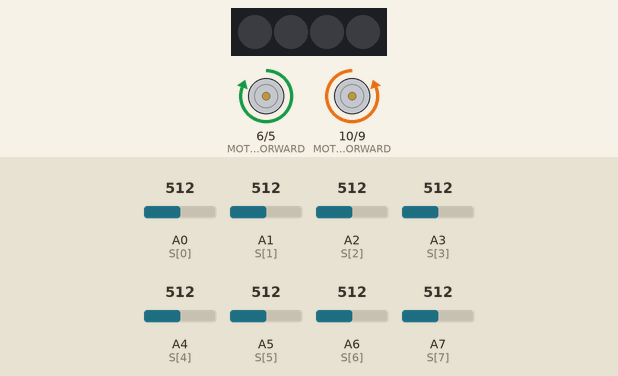
Simulated run of this sketch. Board: Arduino Nano, built with avr-gcc and run on an emulated ATmega328P. Shown: 4 RGB LEDs in strip order, left to right, motor-driver pin pairs drawn as motors (green arrow = first pin HIGH = forward, orange = second pin HIGH = backward, longer = more drive). The test bench sets the inputs (shaded band); at power-on: A3 (S[3]) = 512, A0 (S[0]) = 512, A5 (S[5]) = 512, A1 (S[1]) = 512, A2 (S[2]) = 512, A4 (S[4]) = 512, A6 (S[6]) = 512, A7 (S[7]) = 512.

Above: at 1.2 s.
1.3 s: A3 (S[3]) set to 693
2.8 s: A3 (S[3]) set to 714
At 3.7 s:
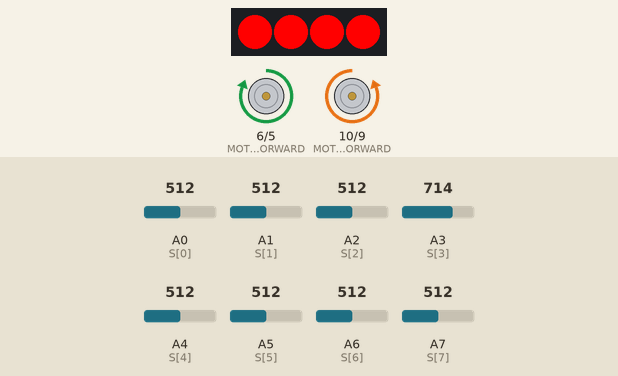
4.3 s: A0 (S[0]) set to 685
At 5.1 s:
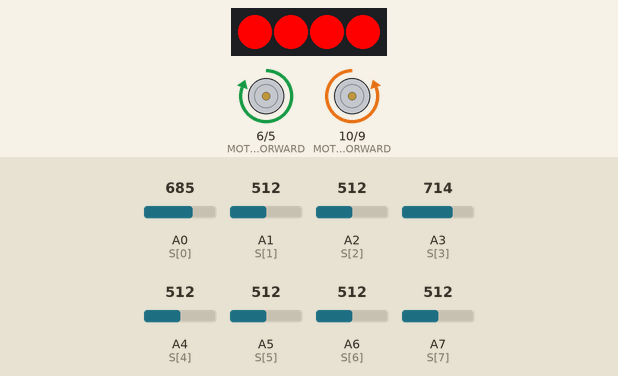
5.8 s: A0 (S[0]) set to 718
At 6.33 s:
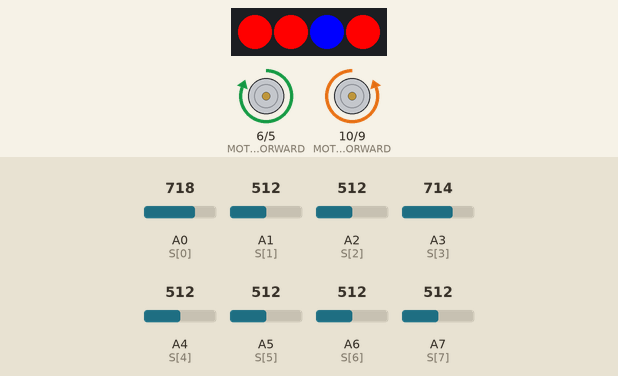
8.8 s: A5 (S[5]) set to 716
11.8 s: A0 (S[0]) set to 306
At 12.7 s:
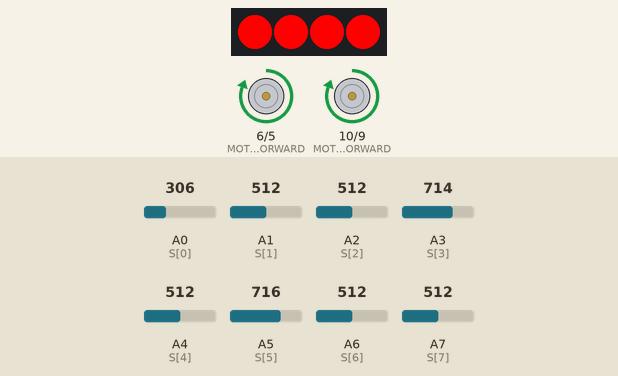
Timing chart, 0 to 14.4 s (numbered marks = the images above; inputs shaded):
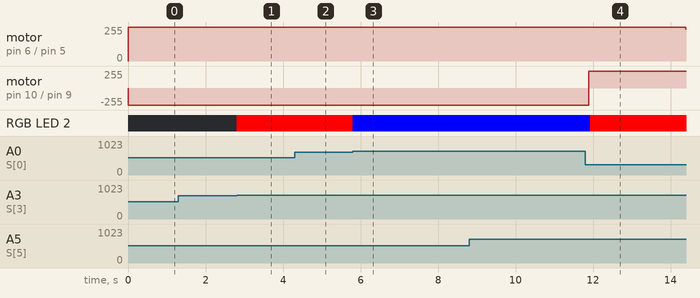

Measured:
- the behaviour switches between 700 and 701 on A3 (S[3]) (found by bisection; images 0 and 1)
- the behaviour switches between 700 and 701 on A0 (S[0]) (found by bisection; images 2 and 3)
- after the input at 1.3 s, every drawn part: stays the same
- after the input at 2.8 s, RGB LED 2: off → RGB(255, 0, 0) at once
- after the input at 4.3 s, motor on pin 10 (MOTOR_RIGHT_FORWARD) / pin 9 (MOTOR_RIGHT_BACKWARD): stays backward 255/255 (without the input it goes to forward 225/255 after 1.3 s)
- after the input at 5.8 s, motor on pin 10 (MOTOR_RIGHT_FORWARD) / pin 9 (MOTOR_RIGHT_BACKWARD): stays backward 255/255 (without the input it goes to forward 225/255 after 1.3 s); RGB LED 2: RGB(255, 0, 0) → RGB(0, 0, 255) at once
- after the input at 11.8 s, motor on pin 6 (MOTOR_LEFT_FORWARD) / pin 5 (MOTOR_LEFT_BACKWARD): forward 255/255 → forward 240/255 after 2.6 s; motor on pin 10 (MOTOR_RIGHT_FORWARD) / pin 9 (MOTOR_RIGHT_BACKWARD): backward 255/255 → forward 255/255 after 0.09 s; RGB LED 2: RGB(0, 0, 255) → RGB(255, 0, 0) after 0.13 s

The sketch:

Movements_not_fixed.ino
```cpp
#include <Adafruit_NeoPixel.h>

//===================== NEOPIXELS =====================//
#define WHITE           255, 255, 255
#define RED             0  , 255, 0
#define GREEN           255, 0  , 0
#define BLUE            0  , 0  , 255
#define LIGHT_GREEN     255, 155, 0
#define YELLOW          255, 255, 0
#define CALIBRATE       0  , 200, 190
#define OFF             0  , 0  , 0
#define NEOPIN_INPUT    7
#define NEO_PIXNUMBER   4

Adafruit_NeoPixel strip_NI(NEO_PIXNUMBER, NEOPIN_INPUT, NEO_GRB + NEO_KHZ800);

//=============== ANALOG LINE SENSORS ===============//
#define AVERAGE       700
#define SENSORS       8
int     S[SENSORS] =  {A0, A1, A2, A3, A4, A5, A6, A7};
bool    chooseLeft =  false;
bool    calibrated =  false;
int     IR[SENSORS];
int     objDistance = 0;

void readSensors()
{
    // IR[0] = leftmost, IR[7] = rightmost
    for (int i = 0; i < SENSORS; i++)
    {
        IR[i] = analogRead(S[i]);
    }
}

//===================== CALIBRATION =====================//


//===================== ROTATION SENSORS =====================//
#define     ROTOR_RIGHT             2
#define     ROTOR_LEFT              3
#define     PULSES_PER_90DEG_LEFT   40
#define     PULSES_PER_90DEG_RIGHT  38
int         rightCount  =           0;
int         leftCount   =           0;

void rightPulse()
{
    rightCount++;
}

void leftPulse()
{
    leftCount++;
}

//===================== MOTORS =====================//
#define MOTOR_LEFT_FORWARD    6 // connected to A1
#define MOTOR_RIGHT_FORWARD   10 // connected to B2
#define MOTOR_LEFT_BACKWARD   5 // connected to A2
#define MOTOR_RIGHT_BACKWARD  9 // connected to B1

void slightLeft()
{
    analogWrite(MOTOR_LEFT_FORWARD, 240);
    analogWrite(MOTOR_RIGHT_FORWARD, 255);
    analogWrite(MOTOR_LEFT_BACKWARD, 0);
    analogWrite(MOTOR_RIGHT_BACKWARD, 0);
}

void slightRight()
{
    analogWrite(MOTOR_LEFT_FORWARD, 255);
    analogWrite(MOTOR_RIGHT_FORWARD, 225);
    analogWrite(MOTOR_LEFT_BACKWARD, 0);
    analogWrite(MOTOR_RIGHT_BACKWARD, 0);
}

void turnRight()
{
    chooseLeft =  false;
    analogWrite(MOTOR_LEFT_FORWARD, 255);
    analogWrite(MOTOR_RIGHT_FORWARD, 0);
    analogWrite(MOTOR_LEFT_BACKWARD, 0);
    analogWrite(MOTOR_RIGHT_BACKWARD, 255);
    signalRight();

}

void turnLeft()
{
    chooseLeft = true;
    analogWrite(MOTOR_LEFT_FORWARD, 0);
    analogWrite(MOTOR_RIGHT_FORWARD, 255);
    analogWrite(MOTOR_LEFT_BACKWARD, 255);
    analogWrite(MOTOR_RIGHT_BACKWARD, 0);
    signalLeft();
}

void turnAround()
{
    if (chooseLeft)
    {
        analogWrite(MOTOR_LEFT_FORWARD, 0);
        analogWrite(MOTOR_RIGHT_FORWARD, 255);
        analogWrite(MOTOR_LEFT_BACKWARD, 255);
        analogWrite(MOTOR_RIGHT_BACKWARD, 0);
    }

    else
    {
        analogWrite(MOTOR_LEFT_FORWARD, 255);
        analogWrite(MOTOR_RIGHT_FORWARD, 0);
        analogWrite(MOTOR_LEFT_BACKWARD, 0);
        analogWrite(MOTOR_RIGHT_BACKWARD, 255);
    }
}

void stopMotors()
{
    analogWrite(MOTOR_LEFT_FORWARD, 0);
    analogWrite(MOTOR_RIGHT_FORWARD, 0);
    analogWrite(MOTOR_LEFT_BACKWARD, 0);
    analogWrite(MOTOR_RIGHT_BACKWARD, 0);
}

void adjustPath()
{
    if ((IR[2] > AVERAGE || IR[3] > AVERAGE) && IR[5] < AVERAGE)
    {
        slightRight();

    }

    else if ((IR[5] > AVERAGE || IR[4] > AVERAGE) && IR[2] < AVERAGE)
    {
        slightLeft();
    }
}

void moveForward()
{
    analogWrite(MOTOR_LEFT_FORWARD, 255); //249
    analogWrite(MOTOR_RIGHT_FORWARD, 255);
    analogWrite(MOTOR_LEFT_BACKWARD, 0);
    analogWrite(MOTOR_RIGHT_BACKWARD, 0);
    signalForward();

}

void moveCalibrate()
{
    analogWrite(MOTOR_LEFT_FORWARD, 210);
    analogWrite(MOTOR_RIGHT_FORWARD, 204);
    analogWrite(MOTOR_LEFT_BACKWARD, 0);
    analogWrite(MOTOR_RIGHT_BACKWARD, 0);
    signalCalibrate();
}

//===================== GENERIC STUFF =====================//
void setup()
{
    pinMode(MOTOR_LEFT_FORWARD, OUTPUT);
    pinMode(MOTOR_RIGHT_FORWARD, OUTPUT);
    pinMode(MOTOR_LEFT_BACKWARD, OUTPUT);
    pinMode(MOTOR_RIGHT_BACKWARD, OUTPUT);
    pinMode(ROTOR_RIGHT, INPUT);
    pinMode(ROTOR_LEFT, INPUT);

    for (int i = 0; i < SENSORS; i++)
    {
        pinMode(S[i], INPUT);
    }

    Serial.begin(9600);
}

void loop() {
    readSensors();

    if (IR[0] > AVERAGE && IR[1] > AVERAGE && IR[6] > AVERAGE && IR[7] > AVERAGE)
    {
        turnRight();
        delay(150);
    }

    else if (IR[0] > AVERAGE || IR[1] > AVERAGE)
    {
        turnRight();
        delay(150);
    }

    else if ((IR[1] < AVERAGE) && (IR[3] > AVERAGE || IR[4] > AVERAGE) && (IR[6] < AVERAGE))
    {
        moveForward();
        adjustPath();
    }

    else if ((IR[7] > AVERAGE || IR[6] > AVERAGE) && IR[0] < AVERAGE)
    {
        chooseLeft = true;
        if (IR[0] < AVERAGE && IR[2] < AVERAGE && IR[4] < AVERAGE && IR[6] < AVERAGE)
        {
            turnLeft();
        }
    }

    else if (IR[0] < AVERAGE && IR[1] < AVERAGE && IR[2] < AVERAGE && IR[3] < AVERAGE && IR[4] < AVERAGE && IR[5] < AVERAGE && IR[6] < AVERAGE && IR[7] < AVERAGE)
    {
        turnAround();
    }

    readSensors();
    adjustPath();
}
```

functions.ino
```cpp
void signalForward()
{
    strip_NI.begin();
    for (int j = 0; j < NEO_PIXNUMBER; j++)
    {
        strip_NI.setPixelColor(j, strip_NI.Color(GREEN));
    }
    strip_NI.show();
}

void signalWaiting()
{
    strip_NI.begin();
    for (int j = 0; j < NEO_PIXNUMBER; j++)
    {
        strip_NI.setPixelColor(j, strip_NI.Color(WHITE));
    }
    strip_NI.show();
}

void signalOff()
{
    strip_NI.begin();
    for (int j = 0; j < NEO_PIXNUMBER; j++)
    {
        strip_NI.setPixelColor(j, strip_NI.Color(OFF));
    }
    strip_NI.show();
}

void signalStop()
{
    strip_NI.begin();
    for (int j = 0; j < NEO_PIXNUMBER; j++)
    {
        strip_NI.setPixelColor(j, strip_NI.Color(RED));
    }
    strip_NI.show();
}

void signalCalibrate()
{
    strip_NI.begin();
    for (int j = 0; j < NEO_PIXNUMBER; j++)
    {
        strip_NI.setPixelColor(j, strip_NI.Color(CALIBRATE));
    }
    strip_NI.show();
}

void signalCalibrationBegin()
{
    strip_NI.begin();
    for (int j = 0; j < NEO_PIXNUMBER; j++)
    {
        strip_NI.setPixelColor(j, strip_NI.Color(OFF));
    }
    strip_NI.show();
    strip_NI.setPixelColor(1, strip_NI.Color(RED));
    strip_NI.show();
    delay(1000);
    for (int j = 0; j < NEO_PIXNUMBER; j++)
    {
        strip_NI.setPixelColor(j, strip_NI.Color(OFF));
    }
    strip_NI.show();
    strip_NI.setPixelColor(2, strip_NI.Color(YELLOW));
    strip_NI.show();
    delay(1000);
    for (int j = 0; j < NEO_PIXNUMBER; j++)
    {
        strip_NI.setPixelColor(j, strip_NI.Color(OFF));
    }
    strip_NI.show();
    strip_NI.setPixelColor(3, strip_NI.Color(GREEN));
    strip_NI.show();
    delay(1000);
    for (int j = 0; j < NEO_PIXNUMBER; j++)
    {
        strip_NI.setPixelColor(j, strip_NI.Color(OFF));
    }
    strip_NI.show();
    strip_NI.setPixelColor(0, strip_NI.Color(WHITE));
    strip_NI.show();
    delay(1000);
    for (int j = 0; j < NEO_PIXNUMBER; j++)
    {
        strip_NI.setPixelColor(j, strip_NI.Color(OFF));
    }
    strip_NI.show();
    delay(1000);
    for (int j = 0; j < NEO_PIXNUMBER; j++)
    {
        strip_NI.setPixelColor(j, strip_NI.Color(CALIBRATE));
    }
    strip_NI.show();
    delay(2000);
}

void signalCalibrationBegin2()
{
    strip_NI.begin();
    for (int j = 0; j < NEO_PIXNUMBER; j++)
    {
        strip_NI.setPixelColor(j, strip_NI.Color(OFF));
    }
    strip_NI.show();
    strip_NI.setPixelColor(0, strip_NI.Color(BLUE));
    strip_NI.show();
    delay(500);
    strip_NI.setPixelColor(0, strip_NI.Color(CALIBRATE));
    strip_NI.show();
    delay(300);
    strip_NI.setPixelColor(1, strip_NI.Color(BLUE));
    strip_NI.show();
    delay(500);
    strip_NI.setPixelColor(1, strip_NI.Color(CALIBRATE));
    strip_NI.show();
    delay(300);
    strip_NI.setPixelColor(2, strip_NI.Color(BLUE));
    strip_NI.show();
    delay(500);
    strip_NI.setPixelColor(2, strip_NI.Color(CALIBRATE));
    strip_NI.show();
    delay(300);
    strip_NI.setPixelColor(3, strip_NI.Color(BLUE));
    strip_NI.show();
    delay(500);
    strip_NI.setPixelColor(3, strip_NI.Color(CALIBRATE));
    strip_NI.show();
    delay(300);
}

void signalRight()
{
    strip_NI.begin();
    for (int j = 0; j < NEO_PIXNUMBER; j++)
    {
        strip_NI.setPixelColor(j, strip_NI.Color(GREEN));
    }
    strip_NI.setPixelColor(2, strip_NI.Color(BLUE));
    strip_NI.show();
}

void signalLeft()
{
    strip_NI.begin();
    for (int j = 0; j < NEO_PIXNUMBER; j++)
    {
        strip_NI.setPixelColor(j, strip_NI.Color(GREEN));
    }
    strip_NI.setPixelColor(3, strip_NI.Color(BLUE));
    strip_NI.show();
}

void calibrateSensors()
{
    int minValues[SENSORS];
    int maxValues[SENSORS];

    readSensors();
    signalCalibrationBegin2();

    for (int i = 0; i < SENSORS; i++)
    {
        minValues[i] = IR[i];
        maxValues[i] = 0;
    }

    delay(3000);
    readSensors();
    signalCalibrate();
    moveCalibrate();

    while (!calibrated)
    {
        moveCalibrate();
        const unsigned long timer = 1000;
        unsigned long loopTime = millis();
        unsigned long previousTime = 0;
        if (loopTime - previousTime >= timer)
        {
            calculateAvg(minValues, maxValues);
            delay(300);
            calibrated = true;
            stopMotors();
        }


        else if (IR[0] > minValues[0] + 100 && IR[7] > minValues[7] + 100)
        {
            calculateAvg(maxValues, IR);
        }

        else if (IR[0] < maxValues[0] + 100 && IR[7] < maxValues[7] - 100)
        {
            calculateAvg(minValues, IR);
        }
        previousTime = loopTime;
        objDistance++;
    }
}

void calculateAvg(int array1[SENSORS], int array2[SENSORS])
{
    for (int i = 0; i < SENSORS; i++)
    {
        readSensors();

        if (array1[i] != 0)
        {
            array1[i] += array2[i] / 2;
        }

        else
        {
            array1[i] = array2[i];
        }
    }
}
```
